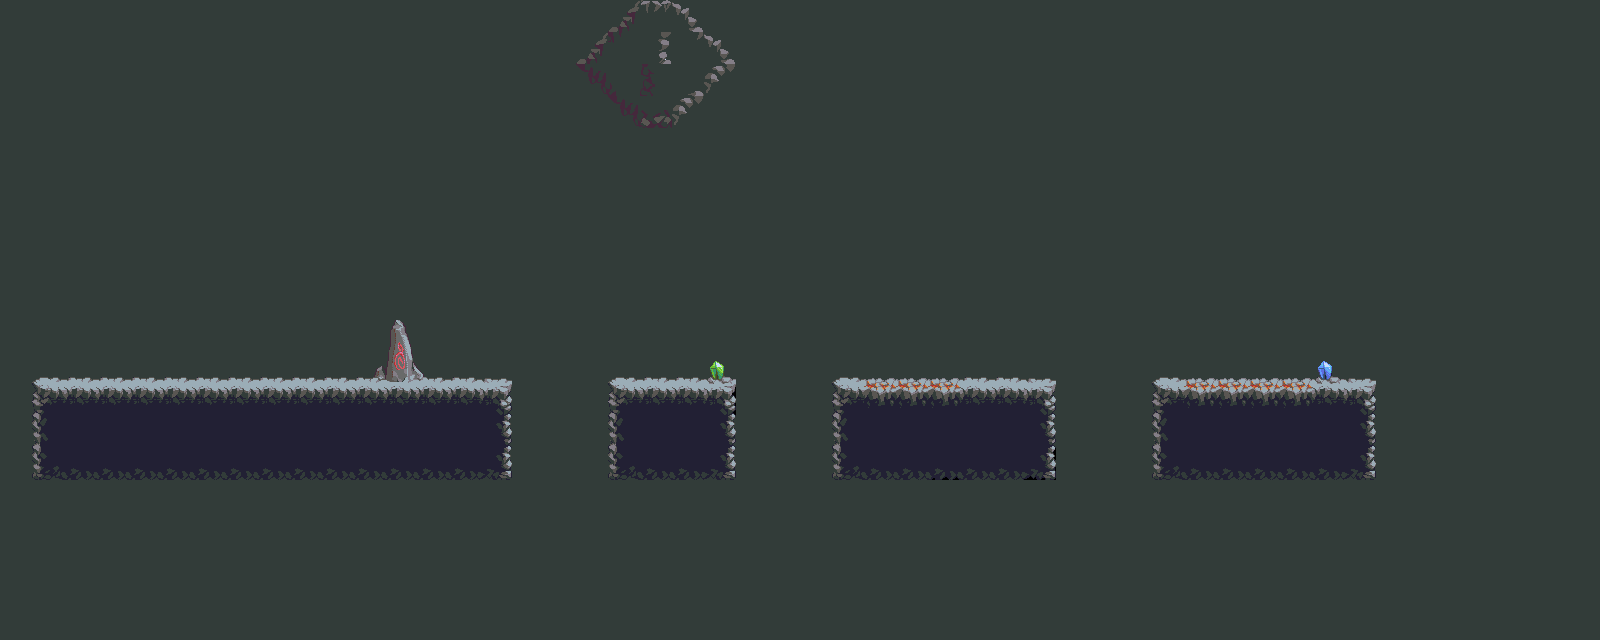

The image is a tile-based game level rendered from a .tmx file. Its description and complete source (layers, tilesets, objects, tile grids) follow:
An orthogonal 50x20 tile map with 32x32 px tiles, 3 tile layers (bg, solid, objs).

<map version="1.2" tiledversion="1.2.2" orientation="orthogonal" renderorder="right-down" width="50" height="20" tilewidth="32" tileheight="32" infinite="0" nextlayerid="4" nextobjectid="1">
 <tileset firstgid="1" source="tile_cave_platform.tsx" />
 <layer id="2" name="bg" width="50" height="20">
  <data encoding="csv">
1,1,1,1,1,1,1,1,1,1,1,1,1,1,1,1,1,1,1,1,1,1,1,1,1,1,1,1,1,1,1,1,1,1,1,1,1,1,1,1,1,1,1,1,1,1,1,1,1,1,
1,1,1,1,1,1,1,1,1,1,1,1,1,1,1,1,1,1,1,1,1,1,1,1,1,1,1,1,1,1,1,1,1,1,1,1,1,1,1,1,1,1,1,1,1,1,1,1,1,1,
1,1,1,1,1,1,1,1,1,1,1,1,1,1,1,1,1,1,1,1,1,1,1,1,1,1,1,1,1,1,1,1,1,1,1,1,1,1,1,1,1,1,1,1,1,1,1,1,1,1,
1,1,1,1,1,1,1,1,1,1,1,1,1,1,1,1,1,1,1,1,1,1,1,1,1,1,1,1,1,1,1,1,1,1,1,1,1,1,1,1,1,1,1,1,1,1,1,1,1,1,
1,1,1,1,1,1,1,1,1,1,1,1,1,1,1,1,1,1,1,1,1,1,1,1,1,1,1,1,1,1,1,1,1,1,1,1,1,1,1,1,1,1,1,1,1,1,1,1,1,1,
1,1,1,1,1,1,1,1,1,1,1,1,1,1,1,1,1,1,1,1,1,1,1,1,1,1,1,1,1,1,1,1,1,1,1,1,1,1,1,1,1,1,1,1,1,1,1,1,1,1,
1,1,1,1,1,1,1,1,1,1,1,1,1,1,1,1,1,1,1,1,1,1,1,1,1,1,1,1,1,1,1,1,1,1,1,1,1,1,1,1,1,1,1,1,1,1,1,1,1,1,
1,1,1,1,1,1,1,1,1,1,1,1,1,1,1,1,1,1,1,1,1,1,1,1,1,1,1,1,1,1,1,1,1,1,1,1,1,1,1,1,1,1,1,1,1,1,1,1,1,1,
1,1,1,1,1,1,1,1,1,1,1,1,1,1,1,1,1,1,1,1,1,1,1,1,1,1,1,1,1,1,1,1,1,1,1,1,1,1,1,1,1,1,1,1,1,1,1,1,1,1,
1,1,1,1,1,1,1,1,1,1,1,1,1,1,1,1,1,1,1,1,1,1,1,1,1,1,1,1,1,1,1,1,1,1,1,1,1,1,1,1,1,1,1,1,1,1,1,1,1,1,
1,1,1,1,1,1,1,1,1,1,1,1,1,1,1,1,1,1,1,1,1,1,1,1,1,1,1,1,1,1,1,1,1,1,1,1,1,1,1,1,1,1,1,1,1,1,1,1,1,1,
1,1,1,1,1,1,1,1,1,1,1,1,1,1,1,1,1,1,1,1,1,1,1,1,1,1,1,1,1,1,1,1,1,1,1,1,1,1,1,1,1,1,1,1,1,1,1,1,1,1,
1,1,1,1,1,1,1,1,1,1,1,1,1,1,1,1,1,1,1,1,1,1,0,1,1,1,1,1,1,1,1,1,1,1,1,1,1,1,1,1,1,1,1,1,1,1,1,1,1,1,
1,1,1,1,0,1,1,1,1,1,1,1,1,1,1,1,1,1,1,1,1,1,1,1,1,1,1,1,1,1,1,1,1,1,1,1,1,1,1,1,1,1,1,1,1,1,1,1,1,1,
1,1,1,1,1,1,1,1,1,1,1,1,1,1,1,1,1,1,1,1,1,1,1,1,1,1,1,1,1,0,1,1,0,1,1,1,1,1,1,1,1,1,1,1,1,1,1,1,1,1,
1,1,1,1,1,1,1,1,1,1,1,1,1,1,1,1,1,1,1,1,1,1,1,1,1,1,1,1,1,1,1,1,1,1,1,1,1,1,1,1,1,1,1,1,1,1,1,1,1,1,
1,1,1,1,1,1,1,1,1,1,1,1,1,1,1,1,1,1,1,1,1,1,1,1,1,1,1,1,1,1,1,1,1,1,1,1,1,1,1,1,1,1,1,1,1,1,1,1,1,1,
1,1,1,1,1,1,1,1,1,1,1,1,1,1,1,1,1,1,1,1,1,1,1,1,1,1,1,1,1,1,1,1,1,1,1,1,1,1,1,1,1,1,1,1,1,1,1,1,1,1,
1,1,1,1,1,1,1,1,1,1,1,1,1,1,1,1,1,1,1,1,1,1,1,1,1,1,1,1,1,1,1,1,1,1,1,1,1,1,1,1,1,1,1,1,1,1,1,1,1,1,
1,1,1,1,1,1,1,1,1,1,1,1,1,1,1,1,1,1,1,1,1,1,1,1,1,1,1,1,1,1,1,1,1,1,1,1,1,1,1,1,1,1,1,1,1,1,1,1,1,1
</data>
 </layer>
 <layer id="1" name="solid" width="50" height="20">
  <data encoding="csv">
0,0,0,0,0,0,0,0,0,0,0,0,0,0,0,0,0,0,0,2,3,4,5,0,0,0,0,0,0,0,0,0,0,0,0,0,0,0,0,0,0,0,0,0,0,0,0,0,0,0,
0,0,0,0,0,0,0,0,0,0,0,0,0,0,0,0,0,0,12,13,14,15,16,0,0,0,0,0,0,0,0,0,0,0,0,0,0,0,0,0,0,0,0,0,0,0,0,0,0,0,
0,0,0,0,0,0,0,0,0,0,0,0,0,0,0,0,0,0,23,24,25,26,27,0,0,0,5,0,0,0,0,0,0,0,0,0,0,0,0,0,0,0,0,0,0,0,0,0,0,0,
0,0,0,0,0,0,0,0,0,0,0,0,0,0,0,0,0,0,34,35,36,37,0,0,0,0,0,0,0,0,0,0,0,0,0,0,0,0,0,0,0,0,0,0,0,0,0,0,0,0,
0,0,0,0,0,0,0,0,0,0,0,0,0,0,0,0,0,0,0,0,0,0,0,0,0,0,0,0,0,0,0,0,0,0,0,0,0,0,0,0,0,0,0,0,0,0,0,0,0,0,
0,0,0,0,0,0,0,0,0,0,0,0,0,0,0,0,0,0,0,0,0,0,0,0,0,0,0,0,0,0,0,0,0,0,0,0,0,0,0,0,0,0,0,0,0,0,0,0,0,0,
0,0,0,0,0,0,0,0,0,0,0,0,0,0,0,0,0,0,0,0,0,0,0,0,0,0,0,0,0,0,0,0,0,0,0,0,0,0,0,0,0,0,0,0,0,0,0,0,0,0,
0,0,0,0,0,0,0,0,0,0,0,0,0,0,0,0,0,0,0,0,0,0,0,0,0,0,0,0,0,0,0,0,0,0,0,0,0,0,0,0,0,0,0,0,0,0,0,0,0,0,
0,0,0,0,0,0,0,0,0,0,0,0,0,0,0,0,0,0,0,0,0,0,0,0,0,0,0,0,0,0,0,0,0,0,0,0,0,0,0,0,0,0,0,0,0,0,0,0,0,0,
0,0,0,0,0,0,0,0,0,0,0,0,0,0,0,0,0,0,0,0,0,0,0,0,0,0,0,0,0,0,0,0,0,0,0,0,0,0,0,0,0,0,0,0,0,0,0,0,0,0,
0,0,0,0,0,0,0,0,0,0,0,0,0,0,0,0,0,0,0,0,0,0,0,0,0,0,0,0,0,0,0,0,0,0,0,0,0,0,0,0,0,0,0,0,0,0,0,0,0,0,
0,56,39,39,39,39,39,39,39,39,39,39,39,39,39,66,0,0,0,56,39,39,66,0,0,0,56,82,82,82,39,39,66,0,0,0,56,82,82,82,82,39,66,0,0,0,0,0,5,0,
0,67,50,50,50,50,50,50,50,50,50,50,50,50,50,77,0,0,0,67,50,50,77,0,0,0,67,93,93,93,50,50,77,0,0,0,67,93,93,93,93,50,77,0,0,0,0,0,0,0,
0,78,71,71,71,71,71,71,71,71,71,71,71,71,71,88,0,0,0,78,71,71,88,0,0,0,78,71,71,71,71,71,88,0,0,0,78,71,71,71,71,71,88,0,0,0,0,0,0,0,
0,89,116,116,116,116,116,116,116,116,116,116,116,116,116,99,0,0,0,89,116,116,99,0,0,0,89,116,116,116,116,116,99,0,0,0,89,116,116,116,116,116,99,0,0,0,0,0,0,0,
0,0,0,0,0,0,0,0,0,0,0,0,0,0,0,0,0,0,0,0,0,0,0,0,0,0,0,0,0,0,0,0,0,0,0,0,0,0,0,0,0,0,0,0,0,0,0,0,0,0,
0,0,0,0,0,0,0,0,0,0,0,0,0,0,0,0,0,0,0,0,0,0,0,0,0,0,0,0,0,0,0,0,0,0,0,0,0,0,0,0,0,0,0,0,0,0,0,0,0,0,
0,0,0,0,0,0,0,0,0,0,0,0,0,0,0,0,0,0,0,0,0,0,0,0,0,0,0,0,0,0,0,0,0,0,0,0,0,0,0,0,0,0,0,0,0,0,0,0,0,0,
0,0,0,0,0,0,0,0,0,0,0,0,0,0,0,0,0,0,0,0,0,0,0,0,0,0,0,0,0,0,0,0,0,0,0,0,0,0,0,0,0,0,0,0,0,0,0,0,0,0,
0,0,0,0,0,0,0,0,0,0,0,0,0,0,0,0,0,0,0,0,0,0,0,0,0,0,0,0,0,0,0,0,0,0,0,0,0,0,0,0,0,0,0,0,0,0,0,0,0,0
</data>
 </layer>
 <layer id="3" name="objs" width="50" height="20">
  <data encoding="csv">
0,0,0,0,0,0,0,0,0,0,0,0,0,0,0,0,0,0,0,0,0,0,0,0,0,0,0,0,0,0,0,0,0,0,0,0,0,0,0,0,0,0,0,0,0,0,0,0,0,0,
0,0,0,0,0,0,0,0,0,0,0,0,0,0,0,0,0,0,0,0,0,0,0,0,0,0,0,0,0,0,0,0,0,0,0,0,0,0,0,0,0,0,0,0,0,0,0,0,0,0,
0,0,0,0,0,0,0,0,0,0,0,0,0,0,0,0,0,0,0,0,0,0,0,0,0,0,0,0,0,0,0,0,0,0,0,0,0,0,0,0,0,0,0,0,0,0,0,0,0,0,
0,0,0,0,0,0,0,0,0,0,0,0,0,0,0,0,0,0,0,0,0,0,0,0,0,0,0,0,0,0,0,0,0,0,0,0,0,0,0,0,0,0,0,0,0,0,0,0,0,0,
0,0,0,0,0,0,0,0,0,0,0,0,0,0,0,0,0,0,0,0,0,0,0,0,0,0,0,0,0,0,0,0,0,0,0,0,0,0,0,0,0,0,0,0,0,0,0,0,0,0,
0,0,0,0,0,0,0,0,0,0,0,0,0,0,0,0,0,0,0,0,0,0,0,0,0,0,0,0,0,0,0,0,0,0,0,0,0,0,0,0,0,0,0,0,0,0,0,0,0,0,
0,0,0,0,0,0,0,0,0,0,0,0,0,0,0,0,0,0,0,0,0,0,0,0,0,0,0,0,0,0,0,0,0,0,0,0,0,0,0,0,0,0,0,0,0,0,0,0,0,0,
0,0,0,0,0,0,0,0,0,0,0,0,0,0,0,0,0,0,0,0,0,0,0,0,0,0,0,0,0,0,0,0,0,0,0,0,0,0,0,0,0,0,0,0,0,0,0,0,0,0,
0,0,0,0,0,0,0,0,0,0,0,0,0,0,0,0,0,0,0,0,0,0,0,0,0,0,0,0,0,0,0,0,0,0,0,0,0,0,0,0,0,0,0,0,0,0,0,0,0,0,
0,0,0,0,0,0,0,0,0,0,0,0,0,0,0,0,0,0,0,0,0,0,0,0,0,0,0,0,0,0,0,0,0,0,0,0,0,0,0,0,0,0,0,0,0,0,0,0,0,0,
0,0,0,0,0,0,0,0,0,0,0,111,112,113,0,0,0,0,0,0,0,0,0,0,0,0,0,0,0,0,0,0,0,0,0,0,0,0,0,0,0,0,0,0,0,0,0,0,0,0,
0,0,0,0,0,0,0,0,0,0,0,122,123,124,0,0,0,0,0,0,0,0,129,0,0,0,0,0,0,0,0,0,0,0,0,0,0,0,0,0,0,132,0,0,0,0,0,0,0,0,
0,0,0,0,0,0,0,0,0,0,0,0,0,0,0,0,0,0,0,0,0,0,0,0,0,0,0,0,0,0,0,0,0,0,0,0,0,0,0,0,0,0,0,0,0,0,0,0,0,0,
0,0,0,0,0,0,0,0,0,0,0,0,0,0,0,0,0,0,0,0,0,0,0,0,0,0,0,0,0,0,0,0,0,0,0,0,0,0,0,0,0,0,0,0,0,0,0,0,0,0,
0,0,0,0,0,0,0,0,0,0,0,0,0,0,0,0,0,0,0,0,0,0,0,0,0,0,0,0,0,0,0,0,0,0,0,0,0,0,0,0,0,0,0,0,0,0,0,0,0,0,
0,0,0,0,0,0,0,0,0,0,0,0,0,0,0,0,0,0,0,0,0,0,0,0,0,0,0,0,0,0,0,0,0,0,0,0,0,0,0,0,0,0,0,0,0,0,0,0,0,0,
0,0,0,0,0,0,0,0,0,0,0,0,0,0,0,0,0,0,0,0,0,0,0,0,0,0,0,0,0,0,0,0,0,0,0,0,0,0,0,0,0,0,0,0,0,0,0,0,0,0,
0,0,0,0,0,0,0,0,0,0,0,0,0,0,0,0,0,0,0,0,0,0,0,0,0,0,0,0,0,0,0,0,0,0,0,0,0,0,0,0,0,0,0,0,0,0,0,0,0,0,
0,0,0,0,0,0,0,0,0,0,0,0,0,0,0,0,0,0,0,0,0,0,0,0,0,0,0,0,0,0,0,0,0,0,0,0,0,0,0,0,0,0,0,0,0,0,0,0,0,0,
0,0,0,0,0,0,0,0,0,0,0,0,0,0,0,0,0,0,0,0,0,0,0,0,0,0,0,0,0,0,0,0,0,0,0,0,0,0,0,0,0,0,0,0,0,0,0,0,0,0
</data>
 </layer>
</map>